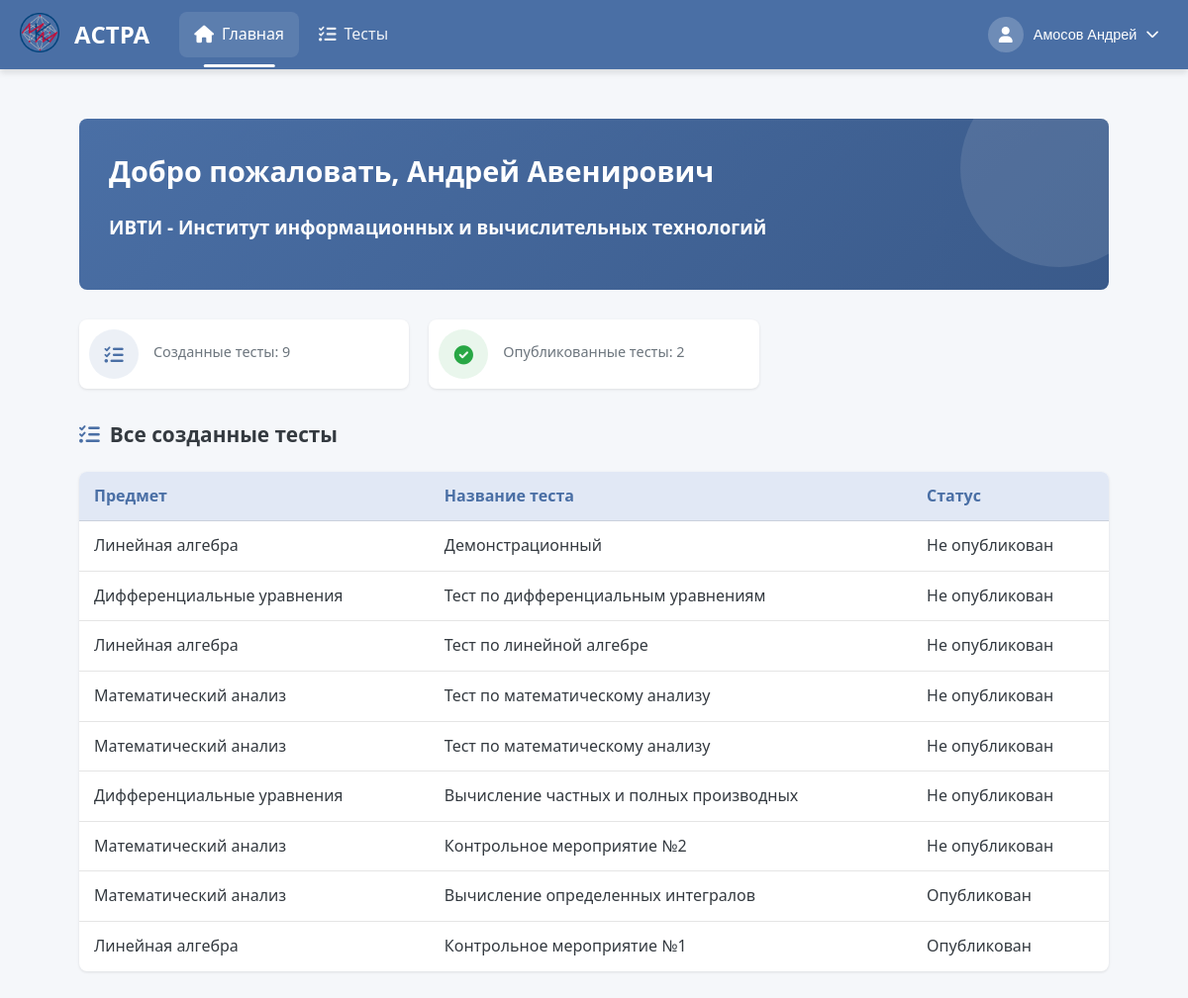
/personaInf/ (signed in), run on an earlier commit of the app's database.
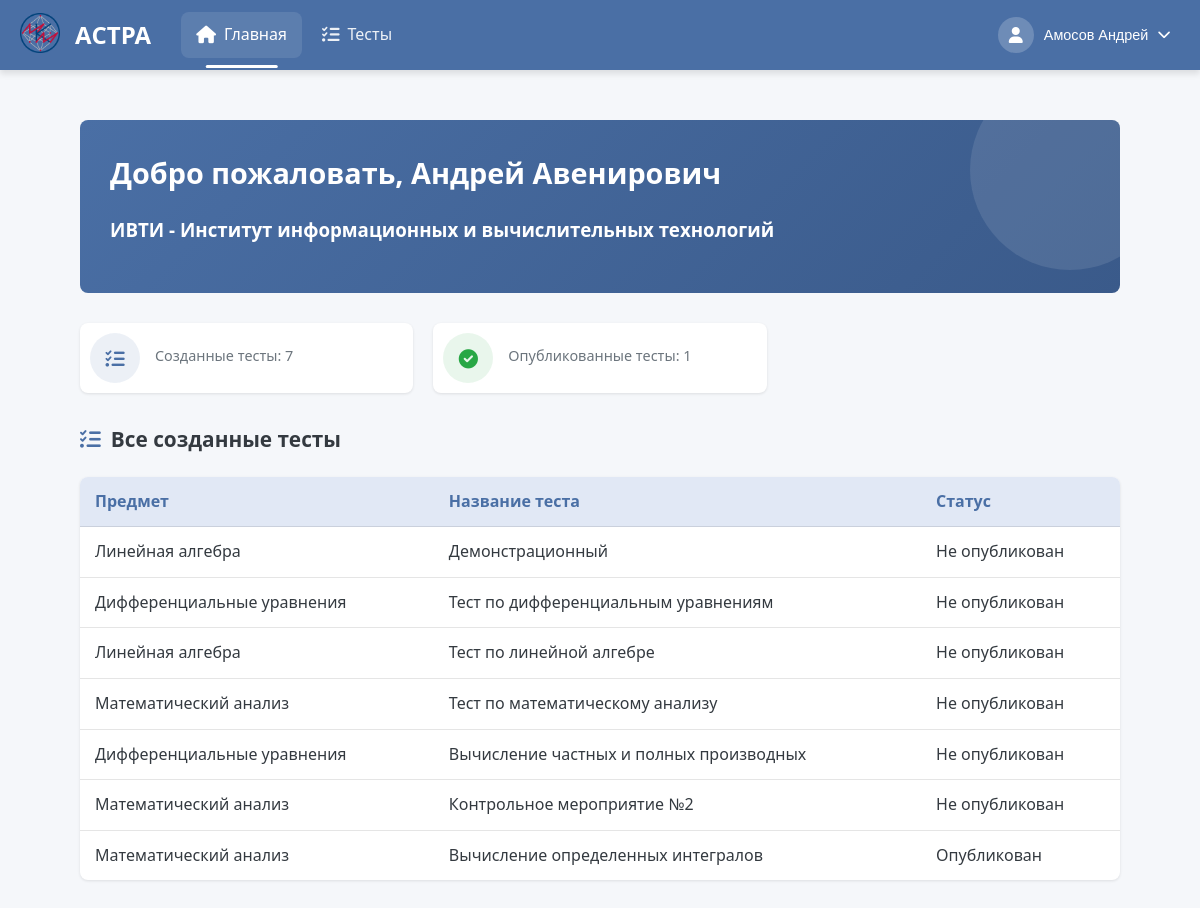
And on a later commit of the database.
### users/models.py (models this page shows, shortened)
class CustomUser(AbstractBaseUser, PermissionsMixin):
    THEME_CHOICES = [
        ('light', 'Светлая'),
        ('dark', 'Тёмная'),
    ]
    email = models.EmailField(unique=True)
    role = models.CharField(max_length=10, choices=[('student', 'Student'), ('teacher', 'Teacher')])
    theme = models.CharField(max_length=10, choices=THEME_CHOICES, default='light')
    is_active = models.BooleanField(default=True)
    is_staff = models.BooleanField(default=False)
    objects = CustomUserManager()
    USERNAME_FIELD = 'email'
    REQUIRED_FIELDS = ['role']
    def get_full_name(self):
        if self.role == 'student' and hasattr(self, 'studentdata'):
            return f"{self.studentdata.last_name} {self.studentdata.first_name}"
        elif self.role == 'teacher' and hasattr(self, 'teacherdata'):
            return f"{self.teacherdata.last_name} {self.teacherdata.first_name}"
        return self.email
    def get_photo_url(self):
        if self.role == 'student' and hasattr(self, 'studentdata') and self.studentdata.photo:
            return self.studentdata.photo.url
        elif self.role == 'teacher' and hasattr(self, 'teacherdata') and self.teacherdata.photo:
            return self.teacherdata.photo.url
        return None

class TeacherData(models.Model):
    first_name = models.CharField(max_length=50, blank=False)
    last_name = models.CharField(max_length=50, blank=False)
    middle_name = models.CharField(max_length=50)
    photo = models.ImageField(upload_to='user_photos/', blank=True, null=True)
    institute = models.ForeignKey(StudentInstitute, default=6, on_delete=models.PROTECT)
    data_map = models.OneToOneField(CustomUser, on_delete=models.CASCADE)

class StudentInstitute(models.Model):
    name = models.CharField(max_length=70, unique=True)
    def __str__(self):
        return self.name

### create_tests/models.py (models this page shows, shortened)
class AboutTest(models.Model):
    RESULT_DISPLAY_CHOICES = [
        ('only_score', 'Только баллы'),
        ('show_correct', 'Показывать правильные ответы'),
    ]
    objects = None
    name_tests = models.CharField(max_length=255, blank=False)  # Название теста
    creator = models.ForeignKey(TeacherData, on_delete=models.PROTECT, null=True, blank=True,
                                related_name='created_tests')  # Создатель теста
    time_to_solution = models.DurationField(default=timedelta(hours=1, minutes=30))
    name_slug_tests = models.SlugField(max_length=255, unique=True, db_index=True, verbose_name="URL")  # Слаг имени
    num_of_attempts = models.IntegerField(blank=True, default=1)  # Количество попыток для решения
    type_of_result = models.IntegerField(blank=True, default=1)  # Тип возвращаемого результата
    description = models.CharField(max_length=150, default="", blank=True)
    is_published = models.IntegerField(default=0)
    is_done = models.IntegerField(default=1)
    is_draft = models.BooleanField(default=False)
    result_display_mode = models.CharField(max_length=20, choices=RESULT_DISPLAY_CHOICES, default='only_score')  # Режим отображения результатов
    subj = models.ForeignKey(Subjects,
                             on_delete=models.PROTECT,
                             default=1)
    grade_5_threshold = models.IntegerField(default=80, help_text="Минимальный процент для оценки 5")
    grade_4_threshold = models.IntegerField(default=60, help_text="Минимальный процент для оценки 4")
    grade_3_threshold = models.IntegerField(default=35, help_text="Минимальный процент для оценки 3")
    expressions = models.ManyToManyField(AboutExpressions)
    task_groups = models.ManyToManyField(TaskGroup, blank=True)  # Новые группы заданий

class Subjects(models.Model):
    name = models.CharField(max_length=100, unique=True, default="Другое")

### users/views.py (the view)
# urls.py: path('personaInf/', views.account_view2, name='account2'),
@login_required
@role_required(['teacher', 'admin'])
def account_view2(request):
    user = request.user
    context = {
        'current_user': user,
        'is_teacher': user.role == 'teacher',
    }
    try:
        teacher_data = user.teacherdata
    except TeacherData.DoesNotExist:
        teacher_data = None
    context['teacher_data'] = teacher_data
    if teacher_data:
        teacher_tests = AboutTest.objects.filter(creator=teacher_data).order_by('-id')
        created_tests_count = teacher_tests.count()
        published_tests_count = teacher_tests.filter(is_published=1).count()
        students_count = PublishedGroup.objects.filter(teacher_name=teacher_data)\
                                              .values('group_name').distinct().count()
        context.update({
            'teacher_tests': teacher_tests,
        })
        teacher_data.created_tests_count = created_tests_count
        teacher_data.published_tests_count = published_tests_count
        teacher_data.students_count = students_count
    return render(request, 'users/teacher_account.html', context)

### users/context_processors.py (called while the page is built)
def user_role(request):
    if request.user.is_authenticated:
        return {'user_role': request.user.role}
    return {}

### users/templates/users/teacher_account.html (shortened to what this page needs)
{% extends 'create_tests/header.html' %}
{% load static %}
{% block extra_css %}
    <link rel="stylesheet" href="{% static 'css/teacher_account.css' %}">
    <link rel="stylesheet" href="{% static 'libs/fontawesome/css/all.min.css' %}">
{% endblock %}
{% block content %}
    <div class="dashboard-container">
        <main class="main-content">
            <section class="welcome-section">
                <h1 class="welcome-title">Добро пожаловать, {{teacher_data.first_name}} {{teacher_data.middle_name}}</h1>
                <h3 class="second-inf">{{ teacher_data.institute }}</h3>
            </section>
<div class="stats-grid">
    <div class="stat-card">
        <a href="{% url 'create_tests:test_list' %}?filter=my&status=all" class="stat-card-link">
            <div class="stat-icon tests">
                <i class="fas fa-tasks"></i>
            </div>
            <div class="stat-info">
                <div class="stat-title">Созданные тесты: {{ teacher_data.created_tests_count }}</div>
            </div>
        </a>
    </div>
    <div class="stat-card">
        <a href="{% url 'create_tests:test_list' %}?filter=my&status=published" class="stat-card-link">
            <div class="stat-icon results">
                <i class="fas fa-check-circle"></i>
            </div>
            <div class="stat-info">
                <div class="stat-title">Опубликованные тесты: {{ teacher_data.published_tests_count }}</div>
            </div>
        </a>
    </div>
</div>
<section>
    <h2 class="section-title">
        <i class="fas fa-tasks"></i> Все созданные тесты
    </h2>
<table class="results-table">
    <thead>
        <tr>
            <th>Предмет</th>
            <th>Название теста</th>
            <th>Статус</th>
        </tr>
    </thead>
    <tbody>
    {% for test in teacher_tests %}
        <tr>
            <td>{{ test.subj.name }}</td>
            <td>{{ test.name_tests }}</td>
            <td>
                {% if test.is_published %}
                    Опубликован
                {% else %}
                    Не опубликован
                {% endif %}
            </td>
        </tr>
    {% empty %}
        <tr><td colspan="3">Тесты не найдены</td></tr>
    {% endfor %}
    </tbody>
</table>
</section>
        </main>
    </div>
{% endblock %}

### create_tests/templates/create_tests/header.html (shortened to what this page needs)
<!DOCTYPE html>
<html lang="ru">
<head>
    {% load static %}
    <link rel="stylesheet" href="{% static 'css/header.css' %}">
    <link rel="stylesheet" href="{% static 'css/dark-theme.css' %}">
    <link rel="stylesheet" href="{% static 'libs/fontawesome/css/all.min.css' %}">
    {% block extra_css %}{% endblock %}
</head>
<body data-theme="{{ user.theme|default:'light' }}" data-user-theme="{{ user.theme|default:'light' }}">
<header class="app-header">
    <div class="header-container">
        <div class="header-brand">
            <span class="logo-icon">
                <img src="{% static 'images/logo.png' %}" alt="" style="width: 40px; height: 40px;">
            </span>
            <h2><span class="logo-text">АСТРА</span></h2>
        </div>
        <nav class="main-nav">
            <ul class="nav-list">
                {% if user.role == 'teacher' %}
                    <li class="nav-item">
                        <a href="/personaInf/" class="nav-link {% if request.path == '/personaInf/' %}active{% endif %}">
                            <i class="fas fa-home"></i>
                            <span>Главная</span>
                        </a>
                    </li>
                    <li class="nav-item">
                        <a href="/TestsCreate/listTests/" class="nav-link {% if '/TestsCreate/listTests/' in request.path %}active{% endif %}">
                            <i class="fas fa-tasks"></i>
                            <span>Тесты</span>
                        </a>
                    </li>
                {% endif %}
            </ul>
        </nav>
        <div class="user-controls">
            <div class="profile-dropdown">
                <button class="profile-btn" id="profileBtn">
                    <div class="avatar">
                        {% if user.get_photo_url %}
                            <img src="{{ user.get_photo_url }}" alt="Фото профиля" style="width: 100%; height: 100%; border-radius: 50%; object-fit: cover;">
                        {% else %}
                            <i class="fas fa-user"></i>
                        {% endif %}
                    </div>
                    <span class="username">{{ user.get_full_name }}</span>
                    <i class="fas fa-chevron-down"></i>
                </button>
            </div>
        </div>
    </div>
</header>
<main class="app-main">
    {% block content %}{% endblock %}
</main>
</body>
</html>

### create_tests/static/css/header.css (style rules this page uses)
:root { --primary-color: #4a6fa5; --primary-hover: #3a5a8a; --secondary-color: #6c757d; --success-color: #28a745; --danger-color: #dc3545; --warning-color: #ffc107; --info-color: #17a2b8; --light-color: #f8f9fa; --dark-color: #343a40; --text-light: #ffffff; --text-dark: #212529; --border-color: rgba(0, 0, 0, 0.1); --shadow-sm: 0 1px 3px rgba(0, 0, 0, 0.1); --shadow-md: 0 4px 6px rgba(0, 0, 0, 0.1); --shadow-lg: 0 10px 15px rgba(0, 0, 0, 0.1); --transition: all 0.3s ease; --border-radius: 8px; }
* { margin: 0; padding: 0; box-sizing: border-box; }
body { font-family: 'Segoe UI', Tahoma, Geneva, Verdana, sans-serif; line-height: 1.6; color: var(--text-dark); background-color: #f5f7fa; padding-top: 70px !important; }
.app-header { position: fixed; top: 0; left: 0; right: 0; height: 70px; background-color: var(--primary-color); box-shadow: var(--shadow-md); z-index: 1000; }
.header-container { display: flex; justify-content: space-between; align-items: center; height: 100%; max-width: 1500px; margin: 0 auto; padding: 0 20px; }
.header-brand { display: flex; align-items: center; gap: 15px; }
.nav-link.active, .mobile-nav-link.active { background-color: rgba(255, 255, 255, 0.1); color: var(--text-light); position: relative; }
.nav-link.active::after { content: ''; position: absolute; bottom: -10px; left: 50%; transform: translateX(-50%); width: 60%; height: 3px; background-color: var(--text-light); border-radius: 3px; }
.logo-icon { font-size: 3rem; color: #ffd700; }
.logo-text { size 500px; color: white; }
.main-nav { flex-grow: 1; margin: 0 30px; }
.nav-list { display: flex; list-style: none; gap: 5px; }
.nav-item { position: relative; }
.nav-link { display: flex; align-items: center; padding: 10px 15px; color: rgba(255, 255, 255, 0.9); text-decoration: none; border-radius: var(--border-radius); transition: var(--transition); gap: 8px; font-weight: 500; }
.nav-link i { font-size: 1.1rem; }
.nav-link:hover, .nav-link.active { background-color: rgba(255, 255, 255, 0.1); color: var(--text-light); }
.user-controls { display: flex; align-items: center; gap: 15px; }
.profile-dropdown { position: relative; }
.profile-btn { display: flex; align-items: center; background: none; border: none; color: var(--text-light); cursor: pointer; gap: 10px; padding: 5px 10px; border-radius: 20px; transition: var(--transition); }
.avatar { width: 36px; height: 36px; border-radius: 50%; background-color: rgba(255, 255, 255, 0.2); display: flex; align-items: center; justify-content: center; font-size: 1rem; }
.username { font-weight: 500; font-size: 0.9rem; }
.app-main { min-height: calc(100vh - 70px); padding: 20px; max-width: 95%; margin: 0 auto; }

### static/css/dark-theme.css (style rules this page uses)
* { transition: background-color 0.3s ease, color 0.3s ease, border-color 0.3s ease; }

What changed in the data, as far as the page shows it:
removed AboutTest: subj.name "Математический анализ", name_tests "Тест по математическому анализу", is_published "Не опубликован"
removed AboutTest: subj.name "Линейная алгебра", name_tests "Контрольное мероприятие №1", is_published "Опубликован"
computed for TeacherData "Андрей": created_tests_count "9" → "7"; published_tests_count "2" → "1"
